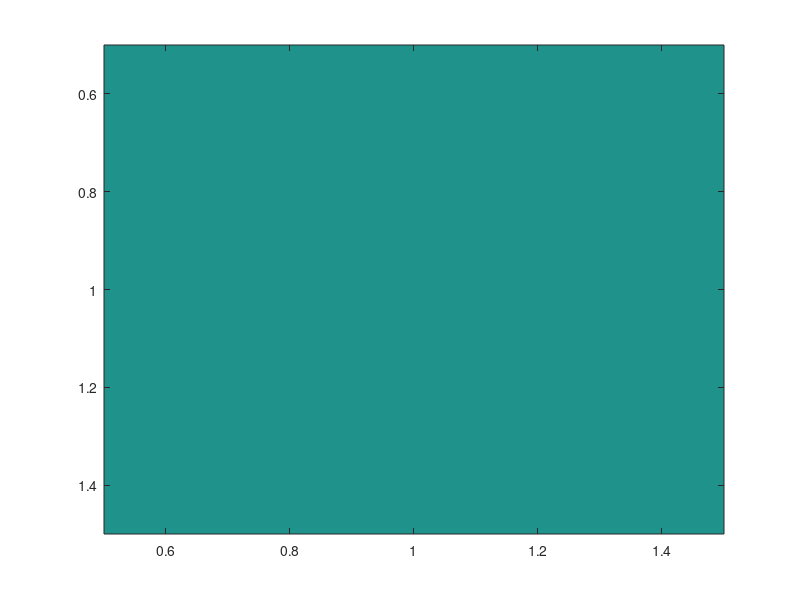

MATLAB code to generate this figure:
function [Max,  FINALE] = MS1_code()
close all;
load('calibration.mat');
a_1_cal = a_1;
a_2_cal = a_2;
a_3_cal = a_3;
clear a_1 a_2 a_3;
F = dir('*.mat');

X_cal1 = fft2(a_1_cal');
X_cal2 = fft2(a_2_cal');
X_cal3 = fft2(a_3_cal');
AMP = zeros(length(F),3);
for ii = 2:length(F)
    fid = fopen(F(ii).name);
    load(F(ii).name);
    X1 = fft2(a_1');
    X2 = fft2(a_2');
    X3 = fft2(a_3');
    T1 = ((flip(fftshift((X_cal1-X1),2),1)).^2);
    T2 = ((flip(fftshift((X_cal2-X2),2),1)).^2);
    T3=  ((flip(fftshift((X_cal3-X3),2),1)).^2);
    T1bis = abs(T1);
    T2bis = abs(T2);
    T3bis = abs(T3);
    
     A1 = max(max(T1bis));
    [x1,y1]=find(T1bis==A1); I1T = 256*(y1-1)+x1;
     A2= max(max(T2bis));
    [x2,y2]=find(T2bis==A2); I2T = 256*(y2-1)+x2;
    A3= max(max(T3bis));
    [x3,y3]=find(T3bis==A3); I3T = 256*(y3-1)+x3;
    A = [A1 A2 A3];
    IFbis = [I1T I2T I3T];
    [AF,IFT] = max(A);
    IF = IFbis(IFT);
    AMP(ii,:) = [T1(IF) T2(IF) T3(IF)];  
    fclose(fid);
end
lambda  = 3e8/24.125e9;
lambda = 2*pi/lambda;
Ux = linspace(-1,1,length(F));
Uy = linspace(-1,1,length(F));
Q = zeros(length(F)^2,length(F));

for k=1:length(F)
    for i=1:length(F)
        for l=1:length(F)     
                    Q(length(F)*(l-1)+i,k) = AMP(k,1).*exp(-1i*lambda*(Uy(l)*36e-3))+AMP(k,2)+AMP(k,3).*exp(-1i*lambda*(Ux(i)*22.5e-3));
        end
    end
end
% [Max, FINALE]= max(real(Q));
% IndexJ = fix(FINALE/93)+1;
% IndexI = mod(FINALE,93);
% for h=1:93
% if IndexI(h) == 0 
%     IndexJ(h)=IndexJ(h)-1;
%     IndexI(h)=93;
% end
% end
% DiX = Ux(IndexI); 
% DiY = Uy(IndexJ);
%Q = reshape(Q(:,25),[93 93]);
ploter(Q,length(F));
end

function ploter(F,L)
Ux = linspace(-1,1,L);
Uy = linspace(-1,1,L);

figure
count = 0;
for ii = 1:L
    imagesc(Ux,Uy,real(reshape(F(:,ii),[L L])));
    M = getframe(gcf);
    pause(0.3);
    count = count +1
end
end


